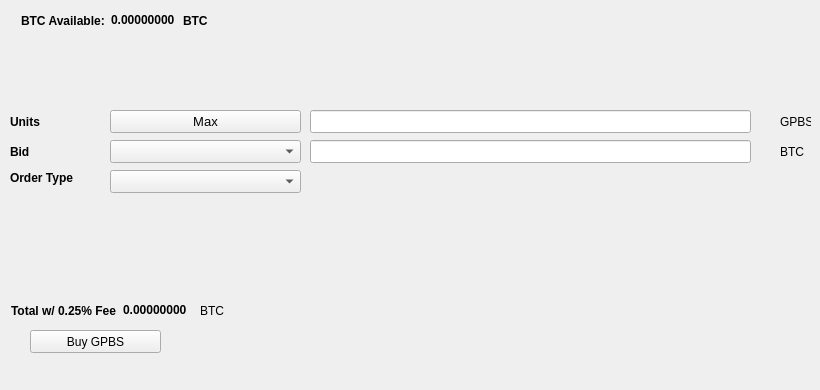
   <widget class="QWidget" name="BuyTab">
    <attribute name="title">
     <string>Buy</string>
    </attribute>
    <widget class="QPushButton" name="BuyENZ">
     <property name="geometry">
      <rect>
       <x>30</x>
       <y>330</y>
       <width>131</width>
       <height>23</height>
      </rect>
     </property>
     <property name="text">
      <string>Buy GPBS</string>
     </property>
     <property name="icon">
      <iconset resource="../britishpound.qrc">
       <normaloff>:/icons/bitcoin</normaloff>:/icons/bitcoin</iconset>
     </property>
    </widget>
    <widget class="QLabel" name="label_3">
     <property name="geometry">
      <rect>
       <x>10</x>
       <y>110</y>
       <width>46</width>
       <height>23</height>
      </rect>
     </property>
     <property name="font">
      <font>
       <weight>75</weight>
       <bold>true</bold>
      </font>
     </property>
     <property name="text">
      <string>Units</string>
     </property>
    </widget>
    <widget class="QLineEdit" name="UnitsInput">
     <property name="geometry">
      <rect>
       <x>310</x>
       <y>110</y>
       <width>441</width>
       <height>23</height>
      </rect>
     </property>
     <property name="font">
      <font>
       <pointsize>9</pointsize>
       <weight>75</weight>
       <bold>true</bold>
      </font>
     </property>
    </widget>
    <widget class="QLineEdit" name="BuyBidPriceEdit">
     <property name="geometry">
      <rect>
       <x>310</x>
       <y>140</y>
       <width>441</width>
       <height>23</height>
      </rect>
     </property>
     <property name="font">
      <font>
       <pointsize>9</pointsize>
       <weight>75</weight>
       <bold>true</bold>
      </font>
     </property>
    </widget>
    <widget class="QLabel" name="label_4">
     <property name="geometry">
      <rect>
       <x>780</x>
       <y>110</y>
       <width>31</width>
       <height>23</height>
      </rect>
     </property>
     <property name="text">
      <string>GPBS</string>
     </property>
    </widget>
    <widget class="QLabel" name="label_5">
     <property name="geometry">
      <rect>
       <x>780</x>
       <y>140</y>
       <width>31</width>
       <height>23</height>
      </rect>
     </property>
     <property name="text">
      <string>BTC</string>
     </property>
    </widget>
    <widget class="QLabel" name="label_6">
     <property name="geometry">
      <rect>
       <x>10</x>
       <y>140</y>
       <width>46</width>
       <height>23</height>
      </rect>
     </property>
     <property name="font">
      <font>
       <weight>75</weight>
       <bold>true</bold>
      </font>
     </property>
     <property name="text">
      <string>Bid</string>
     </property>
    </widget>
    <widget class="QLabel" name="label_7">
     <property name="geometry">
      <rect>
       <x>10</x>
       <y>170</y>
       <width>91</width>
       <height>16</height>
      </rect>
     </property>
     <property name="font">
      <font>
       <weight>75</weight>
       <bold>true</bold>
      </font>
     </property>
     <property name="text">
      <string>Order Type</string>
     </property>
    </widget>
    <widget class="QPushButton" name="Buy_Max_Amount">
     <property name="geometry">
      <rect>
       <x>110</x>
       <y>110</y>
       <width>191</width>
       <height>23</height>
      </rect>
     </property>
     <property name="font">
      <font>
       <pointsize>10</pointsize>
      </font>
     </property>
     <property name="text">
      <string>Max</string>
     </property>
    </widget>
    <widget class="QComboBox" name="BuyBidcomboBox">
     <property name="geometry">
      <rect>
       <x>110</x>
       <y>140</y>
       <width>191</width>
       <height>23</height>
      </rect>
     </property>
     <property name="font">
      <font>
       <pointsize>10</pointsize>
      </font>
     </property>
    </widget>
    <widget class="QComboBox" name="buyOrdertypeCombo">
     <property name="geometry">
      <rect>
       <x>110</x>
       <y>170</y>
       <width>191</width>
       <height>23</height>
      </rect>
     </property>
     <property name="font">
      <font>
       <pointsize>10</pointsize>
      </font>
     </property>
    </widget>
    <widget class="QWidget" name="layoutWidget1">
     <property name="geometry">
      <rect>
       <x>21</x>
       <y>11</y>
       <width>227</width>
       <height>19</height>
      </rect>
     </property>
     <layout class="QHBoxLayout" name="horizontalLayout_3">
      <item>
       <widget class="QLabel" name="label232">
        <property name="font">
         <font>
          <weight>75</weight>
          <bold>true</bold>
         </font>
        </property>
        <property name="text">
         <string>BTC Available:</string>
        </property>
       </widget>
      </item>
      <item>
       <widget class="QLabel" name="BtcAvailableLbl">
        <property name="palette">
         <palette>
          <active>
           <colorrole role="WindowText">
            <brush brushstyle="SolidPattern">
             <color alpha="255">
              <red>0</red>
              <green>0</green>
              <blue>0</blue>
             </color>
            </brush>
           </colorrole>
           <colorrole role="Button">
            <brush brushstyle="SolidPattern">
             <color alpha="255">
              <red>0</red>
              <green>170</green>
              <blue>0</blue>
             </color>
            </brush>
           </colorrole>
           <colorrole role="Light">
            <brush brushstyle="SolidPattern">
             <color alpha="255">
              <red>0</red>
              <green>255</green>
              <blue>0</blue>
             </color>
            </brush>
           </colorrole>
           <colorrole role="Midlight">
            <brush brushstyle="SolidPattern">
             <color alpha="255">
              <red>0</red>
              <green>212</green>
              <blue>0</blue>
             </color>
            </brush>
           </colorrole>
           <colorrole role="Dark">
            <brush brushstyle="SolidPattern">
             <color alpha="255">
              <red>0</red>
              <green>85</green>
              <blue>0</blue>
             </color>
            </brush>
           </colorrole>
           <colorrole role="Mid">
            <brush brushstyle="SolidPattern">
             <color alpha="255">
              <red>0</red>
              <green>113</green>
              <blue>0</blue>
             </color>
            </brush>
           </colorrole>
           <colorrole role="Text">
            <brush brushstyle="SolidPattern">
             <color alpha="255">
              <red>0</red>
              <green>170</green>
              <blue>0</blue>
             </color>
            </brush>
           </colorrole>
           <colorrole role="BrightText">
            <brush brushstyle="SolidPattern">
             <color alpha="255">
              <red>255</red>
              <green>255</green>
              <blue>255</blue>
             </color>
            </brush>
           </colorrole>
           <colorrole role="ButtonText">
            <brush brushstyle="SolidPattern">
             <color alpha="255">
              <red>0</red>
              <green>0</green>
              <blue>0</blue>
             </color>
            </brush>
           </colorrole>
           <colorrole role="Base">
            <brush brushstyle="SolidPattern">
             <color alpha="255">
              <red>255</red>
              <green>255</green>
              <blue>255</blue>
             </color>
            </brush>
           </colorrole>
           <colorrole role="Window">
            <brush brushstyle="SolidPattern">
             <color alpha="255">
              <red>0</red>
              <green>170</green>
              <blue>0</blue>
             </color>
            </brush>
           </colorrole>
           <colorrole role="Shadow">
            <brush brushstyle="SolidPattern">
             <color alpha="255">
              <red>0</red>
              <green>0</green>
              <blue>0</blue>
             </color>
            </brush>
           </colorrole>
           <colorrole role="AlternateBase">
            <brush brushstyle="SolidPattern">
             <color alpha="255">
              <red>127</red>
              <green>212</green>
              <blue>127</blue>
             </color>
            </brush>
           </colorrole>
           <colorrole role="ToolTipBase">
            <brush brushstyle="SolidPattern">
             <color alpha="255">
              <red>255</red>
              <green>255</green>
              <blue>220</blue>
             </color>
            </brush>
           </colorrole>
           <colorrole role="ToolTipText">
            <brush brushstyle="SolidPattern">
             <color alpha="255">
              <red>0</red>
              <green>0</green>
              <blue>0</blue>
             </color>
            </brush>
           </colorrole>
          </active>
          <inactive>
           <colorrole role="WindowText">
            <brush brushstyle="SolidPattern">
             <color alpha="255">
              <red>0</red>
              <green>0</green>
              <blue>0</blue>
             </color>
            </brush>
           </colorrole>
           <colorrole role="Button">
            <brush brushstyle="SolidPattern">
             <color alpha="255">
              <red>0</red>
              <green>170</green>
              <blue>0</blue>
             </color>
            </brush>
           </colorrole>
           <colorrole role="Light">
            <brush brushstyle="SolidPattern">
             <color alpha="255">
              <red>0</red>
              <green>255</green>
              <blue>0</blue>
             </color>
            </brush>
           </colorrole>
           <colorrole role="Midlight">
            <brush brushstyle="SolidPattern">
             <color alpha="255">
              <red>0</red>
              <green>212</green>
              <blue>0</blue>
             </color>
            </brush>
           </colorrole>
           <colorrole role="Dark">
            <brush brushstyle="SolidPattern">
             <color alpha="255">
              <red>0</red>
              <green>85</green>
              <blue>0</blue>
             </color>
            </brush>
           </colorrole>
           <colorrole role="Mid">
            <brush brushstyle="SolidPattern">
             <color alpha="255">
              <red>0</red>
              <green>113</green>
              <blue>0</blue>
             </color>
            </brush>
           </colorrole>
           <colorrole role="Text">
            <brush brushstyle="SolidPattern">
             <color alpha="255">
              <red>0</red>
              <green>170</green>
              <blue>0</blue>
             </color>
            </brush>
           </colorrole>
           <colorrole role="BrightText">
            <brush brushstyle="SolidPattern">
             <color alpha="255">
              <red>255</red>
              <green>255</green>
              <blue>255</blue>
             </color>
            </brush>
           </colorrole>
           <colorrole role="ButtonText">
            <brush brushstyle="SolidPattern">
             <color alpha="255">
              <red>0</red>
              <green>0</green>
              <blue>0</blue>
             </color>
            </brush>
           </colorrole>
           <colorrole role="Base">
            <brush brushstyle="SolidPattern">
             <color alpha="255">
              <red>255</red>
              <green>255</green>
              <blue>255</blue>
             </color>
            </brush>
           </colorrole>
           <colorrole role="Window">
            <brush brushstyle="SolidPattern">
             <color alpha="255">
              <red>0</red>
              <green>170</green>
              <blue>0</blue>
             </color>
            </brush>
           </colorrole>
           <colorrole role="Shadow">
            <brush brushstyle="SolidPattern">
             <color alpha="255">
              <red>0</red>
              <green>0</green>
              <blue>0</blue>
             </color>
            </brush>
           </colorrole>
           <colorrole role="AlternateBase">
            <brush brushstyle="SolidPattern">
             <color alpha="255">
              <red>127</red>
              <green>212</green>
              <blue>127</blue>
             </color>
            </brush>
           </colorrole>
           <colorrole role="ToolTipBase">
            <brush brushstyle="SolidPattern">
             <color alpha="255">
              <red>255</red>
              <green>255</green>
              <blue>220</blue>
             </color>
            </brush>
           </colorrole>
           <colorrole role="ToolTipText">
            <brush brushstyle="SolidPattern">
             <color alpha="255">
              <red>0</red>
              <green>0</green>
              <blue>0</blue>
             </color>
            </brush>
           </colorrole>
          </inactive>
          <disabled>
           <colorrole role="WindowText">
            <brush brushstyle="SolidPattern">
             <color alpha="255">
              <red>0</red>
              <green>85</green>
              <blue>0</blue>
             </color>
            </brush>
           </colorrole>
           <colorrole role="Button">
            <brush brushstyle="SolidPattern">
             <color alpha="255">
              <red>0</red>
              <green>170</green>
              <blue>0</blue>
             </color>
            </brush>
           </colorrole>
           <colorrole role="Light">
            <brush brushstyle="SolidPattern">
             <color alpha="255">
              <red>0</red>
              <green>255</green>
              <blue>0</blue>
             </color>
            </brush>
           </colorrole>
           <colorrole role="Midlight">
            <brush brushstyle="SolidPattern">
             <color alpha="255">
              <red>0</red>
              <green>212</green>
              <blue>0</blue>
             </color>
            </brush>
           </colorrole>
           <colorrole role="Dark">
            <brush brushstyle="SolidPattern">
             <color alpha="255">
              <red>0</red>
              <green>85</green>
              <blue>0</blue>
             </color>
            </brush>
           </colorrole>
           <colorrole role="Mid">
            <brush brushstyle="SolidPattern">
             <color alpha="255">
              <red>0</red>
              <green>113</green>
              <blue>0</blue>
             </color>
            </brush>
           </colorrole>
           <colorrole role="Text">
            <brush brushstyle="SolidPattern">
             <color alpha="255">
              <red>0</red>
              <green>85</green>
              <blue>0</blue>
             </color>
            </brush>
           </colorrole>
           <colorrole role="BrightText">
            <brush brushstyle="SolidPattern">
             <color alpha="255">
              <red>255</red>
              <green>255</green>
              <blue>255</blue>
             </color>
            </brush>
           </colorrole>
           <colorrole role="ButtonText">
            <brush brushstyle="SolidPattern">
             <color alpha="255">
              <red>0</red>
              <green>85</green>
              <blue>0</blue>
             </color>
            </brush>
           </colorrole>
           <colorrole role="Base">
            <brush brushstyle="SolidPattern">
             <color alpha="255">
              <red>0</red>
              <green>170</green>
              <blue>0</blue>
             </color>
            </brush>
           </colorrole>
           <colorrole role="Window">
            <brush brushstyle="SolidPattern">
             <color alpha="255">
              <red>0</red>
              <green>170</green>
              <blue>0</blue>
             </color>
            </brush>
           </colorrole>
           <colorrole role="Shadow">
            <brush brushstyle="SolidPattern">
             <color alpha="255">
              <red>0</red>
              <green>0</green>
              <blue>0</blue>
             </color>
            </brush>
           </colorrole>
           <colorrole role="AlternateBase">
            <brush brushstyle="SolidPattern">
             <color alpha="255">
              <red>0</red>
              <green>170</green>
              <blue>0</blue>
             </color>
            </brush>
           </colorrole>
           <colorrole role="ToolTipBase">
            <brush brushstyle="SolidPattern">
             <color alpha="255">
              <red>255</red>
              <green>255</green>
              <blue>220</blue>
             </color>
            </brush>
           </colorrole>
           <colorrole role="ToolTipText">
            <brush brushstyle="SolidPattern">
             <color alpha="255">
              <red>0</red>
              <green>0</green>
              <blue>0</blue>
             </color>
            </brush>
           </colorrole>
          </disabled>
         </palette>
        </property>
        <property name="font">
         <font>
          <weight>75</weight>
          <bold>true</bold>
         </font>
        </property>
        <property name="text">
         <string>0.00000000</string>
        </property>
        <property name="textInteractionFlags">
         <set>Qt::LinksAccessibleByMouse|Qt::TextSelectableByKeyboard|Qt::TextSelectableByMouse</set>
        </property>
       </widget>
      </item>
      <item>
       <widget class="QLabel" name="BtcAvailableLbl_2">
        <property name="font">
         <font>
          <weight>75</weight>
          <bold>true</bold>
         </font>
        </property>
        <property name="text">
         <string>BTC</string>
        </property>
       </widget>
      </item>
     </layout>
    </widget>
    <widget class="QWidget" name="layoutWidge2">
     <property name="geometry">
      <rect>
       <x>11</x>
       <y>301</y>
       <width>259</width>
       <height>19</height>
      </rect>
     </property>
     <layout class="QHBoxLayout" name="horizontalLayout_4">
      <item>
       <widget class="QLabel" name="label_9">
        <property name="font">
         <font>
          <weight>75</weight>
          <bold>true</bold>
         </font>
        </property>
        <property name="text">
         <string>Total w/ 0.25% Fee</string>
        </property>
       </widget>
      </item>
      <item>
       <widget class="QLabel" name="BuyCostLabel">
        <property name="palette">
         <palette>
          <active>
           <colorrole role="WindowText">
            <brush brushstyle="SolidPattern">
             <color alpha="255">
              <red>0</red>
              <green>0</green>
              <blue>0</blue>
             </color>
            </brush>
           </colorrole>
           <colorrole role="Button">
            <brush brushstyle="SolidPattern">
             <color alpha="255">
              <red>0</red>
              <green>170</green>
              <blue>0</blue>
             </color>
            </brush>
           </colorrole>
           <colorrole role="Light">
            <brush brushstyle="SolidPattern">
             <color alpha="255">
              <red>0</red>
              <green>255</green>
              <blue>0</blue>
             </color>
            </brush>
           </colorrole>
           <colorrole role="Midlight">
            <brush brushstyle="SolidPattern">
             <color alpha="255">
              <red>0</red>
              <green>212</green>
              <blue>0</blue>
             </color>
            </brush>
           </colorrole>
           <colorrole role="Dark">
            <brush brushstyle="SolidPattern">
             <color alpha="255">
              <red>0</red>
              <green>85</green>
              <blue>0</blue>
             </color>
            </brush>
           </colorrole>
           <colorrole role="Mid">
            <brush brushstyle="SolidPattern">
             <color alpha="255">
              <red>0</red>
              <green>113</green>
              <blue>0</blue>
             </color>
            </brush>
           </colorrole>
           <colorrole role="Text">
            <brush brushstyle="SolidPattern">
             <color alpha="255">
              <red>0</red>
              <green>170</green>
              <blue>0</blue>
             </color>
            </brush>
           </colorrole>
           <colorrole role="BrightText">
            <brush brushstyle="SolidPattern">
             <color alpha="255">
              <red>255</red>
              <green>255</green>
              <blue>255</blue>
             </color>
            </brush>
           </colorrole>
           <colorrole role="ButtonText">
            <brush brushstyle="SolidPattern">
             <color alpha="255">
              <red>0</red>
              <green>0</green>
              <blue>0</blue>
             </color>
            </brush>
           </colorrole>
           <colorrole role="Base">
            <brush brushstyle="SolidPattern">
             <color alpha="255">
              <red>255</red>
              <green>255</green>
              <blue>255</blue>
             </color>
            </brush>
           </colorrole>
           <colorrole role="Window">
            <brush brushstyle="SolidPattern">
             <color alpha="255">
              <red>0</red>
              <green>170</green>
              <blue>0</blue>
             </color>
            </brush>
           </colorrole>
           <colorrole role="Shadow">
            <brush brushstyle="SolidPattern">
             <color alpha="255">
              <red>0</red>
              <green>0</green>
              <blue>0</blue>
             </color>
            </brush>
           </colorrole>
           <colorrole role="AlternateBase">
            <brush brushstyle="SolidPattern">
             <color alpha="255">
              <red>127</red>
              <green>212</green>
              <blue>127</blue>
             </color>
            </brush>
           </colorrole>
           <colorrole role="ToolTipBase">
            <brush brushstyle="SolidPattern">
             <color alpha="255">
              <red>255</red>
              <green>255</green>
              <blue>220</blue>
             </color>
            </brush>
           </colorrole>
           <colorrole role="ToolTipText">
            <brush brushstyle="SolidPattern">
             <color alpha="255">
              <red>0</red>
              <green>0</green>
              <blue>0</blue>
             </color>
            </brush>
           </colorrole>
          </active>
          <inactive>
           <colorrole role="WindowText">
            <brush brushstyle="SolidPattern">
             <color alpha="255">
              <red>0</red>
              <green>0</green>
              <blue>0</blue>
             </color>
            </brush>
           </colorrole>
           <colorrole role="Button">
            <brush brushstyle="SolidPattern">
             <color alpha="255">
              <red>0</red>
              <green>170</green>
              <blue>0</blue>
             </color>
            </brush>
           </colorrole>
           <colorrole role="Light">
            <brush brushstyle="SolidPattern">
             <color alpha="255">
              <red>0</red>
              <green>255</green>
              <blue>0</blue>
             </color>
            </brush>
           </colorrole>
           <colorrole role="Midlight">
            <brush brushstyle="SolidPattern">
             <color alpha="255">
              <red>0</red>
              <green>212</green>
              <blue>0</blue>
             </color>
            </brush>
           </colorrole>
           <colorrole role="Dark">
            <brush brushstyle="SolidPattern">
             <color alpha="255">
              <red>0</red>
              <green>85</green>
              <blue>0</blue>
             </color>
            </brush>
           </colorrole>
           <colorrole role="Mid">
            <brush brushstyle="SolidPattern">
             <color alpha="255">
              <red>0</red>
              <green>113</green>
              <blue>0</blue>
             </color>
            </brush>
           </colorrole>
           <colorrole role="Text">
            <brush brushstyle="SolidPattern">
             <color alpha="255">
              <red>0</red>
              <green>170</green>
              <blue>0</blue>
             </color>
            </brush>
           </colorrole>
           <colorrole role="BrightText">
            <brush brushstyle="SolidPattern">
             <color alpha="255">
              <red>255</red>
              <green>255</green>
              <blue>255</blue>
             </color>
            </brush>
           </colorrole>
           <colorrole role="ButtonText">
            <brush brushstyle="SolidPattern">
             <color alpha="255">
              <red>0</red>
              <green>0</green>
              <blue>0</blue>
             </color>
            </brush>
           </colorrole>
           <colorrole role="Base">
            <brush brushstyle="SolidPattern">
             <color alpha="255">
              <red>255</red>
              <green>255</green>
              <blue>255</blue>
             </color>
            </brush>
           </colorrole>
           <colorrole role="Window">
            <brush brushstyle="SolidPattern">
             <color alpha="255">
              <red>0</red>
              <green>170</green>
              <blue>0</blue>
             </color>
            </brush>
           </colorrole>
           <colorrole role="Shadow">
            <brush brushstyle="SolidPattern">
             <color alpha="255">
              <red>0</red>
              <green>0</green>
              <blue>0</blue>
             </color>
            </brush>
           </colorrole>
           <colorrole role="AlternateBase">
            <brush brushstyle="SolidPattern">
             <color alpha="255">
              <red>127</red>
              <green>212</green>
              <blue>127</blue>
             </color>
            </brush>
           </colorrole>
           <colorrole role="ToolTipBase">
            <brush brushstyle="SolidPattern">
             <color alpha="255">
              <red>255</red>
              <green>255</green>
              <blue>220</blue>
             </color>
            </brush>
           </colorrole>
           <colorrole role="ToolTipText">
            <brush brushstyle="SolidPattern">
             <color alpha="255">
              <red>0</red>
              <green>0</green>
              <blue>0</blue>
             </color>
            </brush>
           </colorrole>
          </inactive>
          <disabled>
           <colorrole role="WindowText">
            <brush brushstyle="SolidPattern">
             <color alpha="255">
              <red>0</red>
              <green>85</green>
              <blue>0</blue>
             </color>
            </brush>
           </colorrole>
           <colorrole role="Button">
            <brush brushstyle="SolidPattern">
             <color alpha="255">
              <red>0</red>
              <green>170</green>
              <blue>0</blue>
             </color>
            </brush>
           </colorrole>
           <colorrole role="Light">
            <brush brushstyle="SolidPattern">
             <color alpha="255">
              <red>0</red>
              <green>255</green>
              <blue>0</blue>
             </color>
            </brush>
           </colorrole>
           <colorrole role="Midlight">
            <brush brushstyle="SolidPattern">
             <color alpha="255">
              <red>0</red>
              <green>212</green>
              <blue>0</blue>
             </color>
            </brush>
           </colorrole>
           <colorrole role="Dark">
            <brush brushstyle="SolidPattern">
             <color alpha="255">
              <red>0</red>
              <green>85</green>
              <blue>0</blue>
             </color>
            </brush>
           </colorrole>
           <colorrole role="Mid">
            <brush brushstyle="SolidPattern">
             <color alpha="255">
              <red>0</red>
              <green>113</green>
              <blue>0</blue>
             </color>
            </brush>
           </colorrole>
           <colorrole role="Text">
            <brush brushstyle="SolidPattern">
             <color alpha="255">
              <red>0</red>
              <green>85</green>
              <blue>0</blue>
             </color>
            </brush>
           </colorrole>
           <colorrole role="BrightText">
            <brush brushstyle="SolidPattern">
             <color alpha="255">
              <red>255</red>
              <green>255</green>
              <blue>255</blue>
             </color>
            </brush>
           </colorrole>
           <colorrole role="ButtonText">
            <brush brushstyle="SolidPattern">
             <color alpha="255">
              <red>0</red>
              <green>85</green>
              <blue>0</blue>
             </color>
            </brush>
           </colorrole>
           <colorrole role="Base">
            <brush brushstyle="SolidPattern">
             <color alpha="255">
              <red>0</red>
              <green>170</green>
              <blue>0</blue>
             </color>
            </brush>
           </colorrole>
           <colorrole role="Window">
            <brush brushstyle="SolidPattern">
             <color alpha="255">
              <red>0</red>
              <green>170</green>
              <blue>0</blue>
             </color>
            </brush>
           </colorrole>
           <colorrole role="Shadow">
            <brush brushstyle="SolidPattern">
             <color alpha="255">
              <red>0</red>
              <green>0</green>
              <blue>0</blue>
             </color>
            </brush>
           </colorrole>
           <colorrole role="AlternateBase">
            <brush brushstyle="SolidPattern">
             <color alpha="255">
              <red>0</red>
              <green>170</green>
              <blue>0</blue>
             </color>
            </brush>
           </colorrole>
           <colorrole role="ToolTipBase">
            <brush brushstyle="SolidPattern">
             <color alpha="255">
              <red>255</red>
              <green>255</green>
              <blue>220</blue>
             </color>
            </brush>
           </colorrole>
           <colorrole role="ToolTipText">
            <brush brushstyle="SolidPattern">
             <color alpha="255">
              <red>0</red>
              <green>0</green>
              <blue>0</blue>
             </color>
            </brush>
           </colorrole>
          </disabled>
         </palette>
        </property>
        <property name="font">
         <font>
          <weight>75</weight>
          <bold>true</bold>
         </font>
        </property>
        <property name="autoFillBackground">
         <bool>false</bool>
        </property>
        <property name="text">
         <string>0.00000000</string>
        </property>
        <property name="textInteractionFlags">
         <set>Qt::LinksAccessibleByMouse|Qt::TextSelectableByMouse</set>
        </property>
       </widget>
      </item>
      <item>
       <widget class="QLabel" name="label_10">
        <property name="font">
         <font>
          <weight>50</weight>
          <bold>false</bold>
         </font>
        </property>
        <property name="text">
         <string>BTC</string>
        </property>
       </widget>
      </item>
     </layout>
    </widget>
    <widget class="QLabel" name="label_24">
     <property name="geometry">
      <rect>
       <x>460</x>
       <y>300</y>
       <width>281</width>
       <height>81</height>
      </rect>
     </property>
     <property name="text">
      <string/>
     </property>
     <property name="pixmap">
      <pixmap>:/images/bittrex</pixmap>
     </property>
    </widget>
   </widget>
